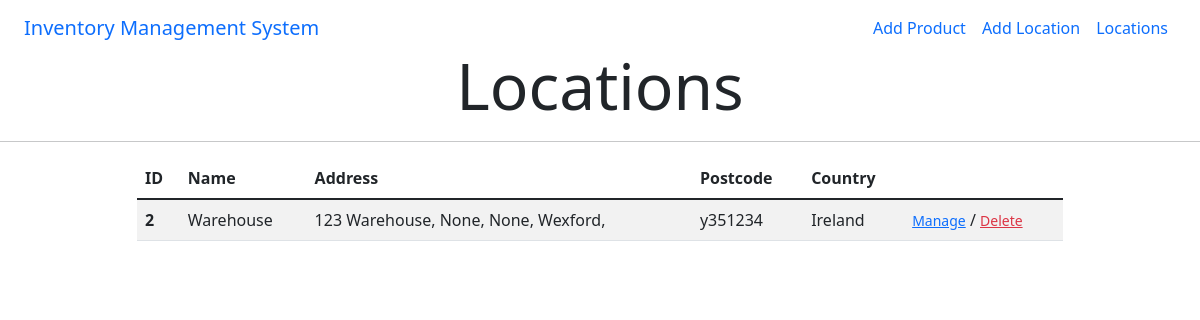
Before: /locations with the older database file.
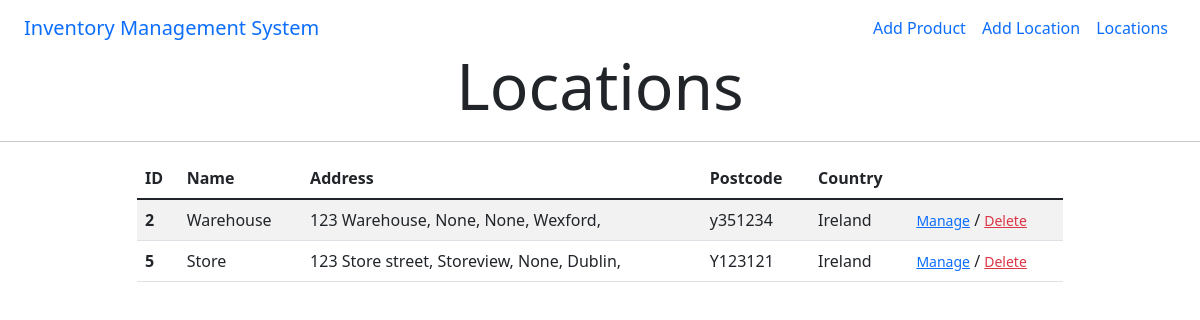
After: the same page with the newer database file.
### products/models.py (models this page shows, shortened)
class Location(models.Model):
    name = models.CharField(max_length=254)
    address_line_1 = models.CharField(max_length=254)
    address_line_2 = models.CharField(max_length=254, null=True, blank=True)
    address_line_3 = models.CharField(max_length=254, null=True, blank=True)
    county = models.CharField(max_length=254, default='county')
    postcode = models.CharField(max_length=254, default='postcode')
    country = models.CharField(max_length=254, default='country')

### products/views.py (the view)
# urls.py: path('locations', views.locations, name='locations'),
def locations(request):
    locations = Location.objects.all()
    inventory = Inventory.objects.all()
    context = {
        'locations': locations,
        'inventory': inventory,
    }
    return render(request, 'products/locations.html', context)

### products/templates/products/locations.html (shortened to what this page needs)
{% extends "base.html" %}
{% load static %}
{% block content %}
<h3 class="text-center mt-1 display-3">Locations</h3>
<hr>
<div class="container">
    <div class="row justify-content-center">
        <div class="col-12 col-lg-10">
            <table class="table table-striped">
                <thead>
                <tr>
                    <th scope="col">ID</th>
                    <th scope="col">Name</th>
                    <th scope="col">Address</th>
                    <th scope="col">Postcode</th>
                    <th scope="col">Country</th>
                </tr>
                </thead>
                <tbody>
                    {% for l in locations %}
                    <tr>
                        <th scope="row">{{ l.id }}</th>
                        <td>{{ l.name }}</td>
                        <td>{{ l.address_line_1 }},
                            {{ l.address_line_2 }},
                            {{ l.address_line_3 }},
                            {{ l.county }},
                        </td>
                        <td>{{ l.postcode }}</td>
                        <td>{{ l.country }}</td>
                        <td>
                            <a class="text-primary" href="{% url 'edit_location' l.id %}"><small>Manage</small></a>
                            /
                            <a class="text-danger confirm-delete" href="{% url 'delete_location' l.id %}">
                                <small>Delete</small>
                            </a>
                        </td>
                    </tr>
                    {% endfor %}
                </tbody>
            </table>
        </div>
    </div>
</div>
{% endblock %}

Changed rows visible on the page:
added Location: id "5", name "Store", address_line_1 "123 Store street", address_line_2 "Storeview", address_line_3 "None", county "Dublin", postcode "Y123121", country "Ireland"
